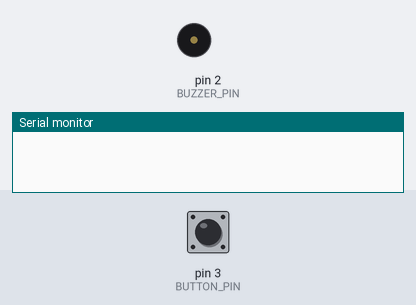
Bench run of a sketch on a simulated Arduino Uno, built with avr-gcc and run on an emulated ATmega328P. Parts: buzzer (waves = sounding), the last lines printed to the serial monitor. The test bench sets the inputs (shaded band); at power-on: pin 3 (BUTTON_PIN) HIGH.

Above: at 1.2 s.
1.3 s: pin 3 (BUTTON_PIN) pulled LOW for 3.2 s
At 4.9 s:
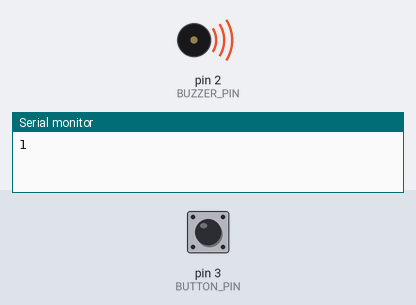
7.5 s: pin 3 (BUTTON_PIN) pulled LOW for 0.15 s
At 8.2 s:
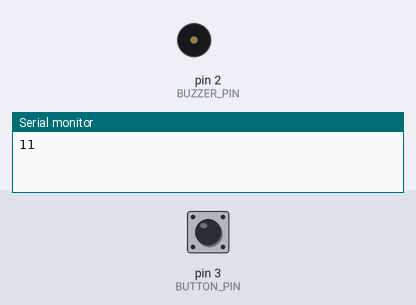
Timing chart, 0 to 10.5 s (numbered marks = the images above; inputs shaded):
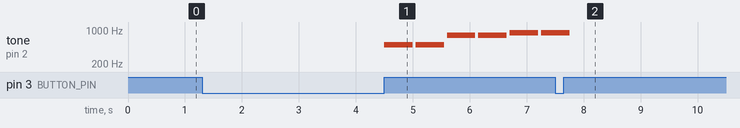

The sketch:

Code.ino
```cpp
const int BUZZER_PIN = 2;                                        // buzzer pin
const int BUTTON_PIN = 3;                                        // button pin
int SOUND_DURATION = 500;                                        // sound duration
int SILENCE_DURATION = 50;                                       // silence duration
int MELODY[] = { 1, 1, 5, 5, 6, 6, 5, 0, 4, 4, 3, 3, 2, 2, 1 };  // melody
bool isPlaying = false;                                          // playing interrupt flag
void setup() {
  pinMode(BUZZER_PIN, OUTPUT);        // buzzer output
  pinMode(BUTTON_PIN, INPUT_PULLUP);  // button input
  attachInterrupt(digitalPinToInterrupt(BUTTON_PIN), interrupt, RISING);
  Serial.begin(9600);
}
void loop() {
  playing();
}
void playing() {
  if (!isPlaying) {
    if (digitalRead(BUTTON_PIN) == HIGH) {  // When the button is pressed
      for (int i = 0; i < sizeof(MELODY) / sizeof(int); i++) {
        int note = MELODY[i];  // The current note
        if (note == 0) {       // The note = 0, no sound
          noTone(BUZZER_PIN);  // Turn off the buzzer
        } else {
          tone(BUZZER_PIN, 440 * pow(2, note / 6.0));  // configure the frequency of the note
          if (!isPlaying) {                            // Control if the button is pressed while playing to restart from beginning
            noTone(BUZZER_PIN);
            break;
          }
        }
        delay(SOUND_DURATION);
        noTone(BUZZER_PIN);
        delay(SILENCE_DURATION);
      }
    }
  }
}
void interrupt() {  // When the button is pressed , change the isPlaying flag.
  Serial.print(digitalRead(BUTTON_PIN));
  if (!isPlaying)
    isPlaying = true;
  else
    isPlaying = false;
}
```

Measured:
- after the input at 7.5 s, tone on pin 2 (BUZZER_PIN): goes on until 7.8 s, then stays silent
- by itself, tone on pin 2 (BUZZER_PIN): plays 493 Hz for 0.50 s, 493 Hz for 0.50 s, 783 Hz for 0.50 s, 783 Hz for 0.50 s, 880 Hz for 0.50 s, 880 Hz for 0.25 s
